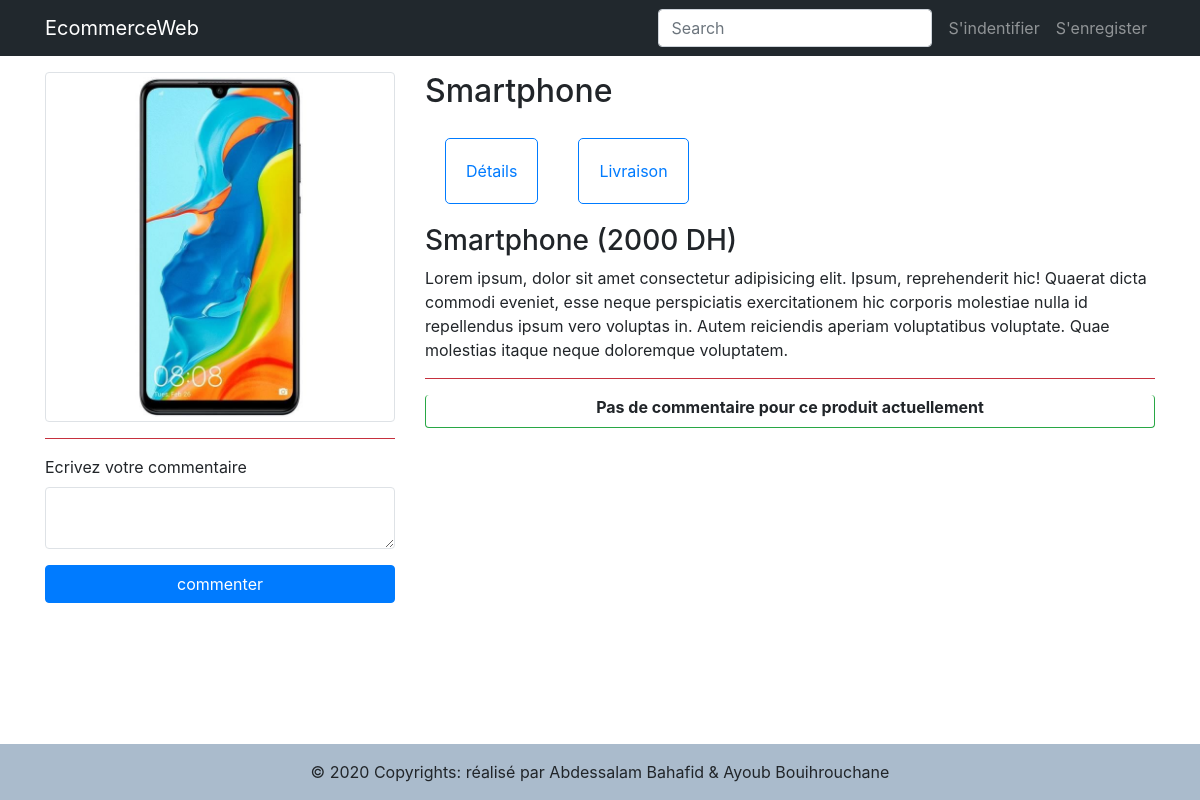
/produit?p=2, run on the app's committed database.
### tables this page shows
CREATE TABLE `produits` (
  `id` int(11) NOT NULL,
  `title` varchar(40) NOT NULL,
  `prix` int(5) NOT NULL,
  `image` varchar(50) NOT NULL
);

### inc/db.php (called while the page is built, shortened)
<?php
class db extends PDO{
    public function returnData($query,$type=null){
        if($type=='one')
            return $this->query($query)->fetch(PDO::FETCH_ASSOC);
        else if($type=='many'){
            $rows=[];
            return $rows;
        }
        return 'Specifier le type';
    }
}

### produit.php (the view, shortened to what this page needs)
<?php
require_once('inc/header.php');
require_once('inc/nav.php');
if(isset($_GET['p']) && is_numeric($_GET['p'])){
  $db=new db;
  $arr=$db->returnData("select * from produits where id=".$_GET['p'],'one');
}else
  header('Location: index');
?>
<div class="container content mt-3">
	<div class="row">
		<div class="col-md-4 col-sm-12">
				<img class="img-thumbnail" src="<?=$arr['image']?>">
        <hr class="bg-danger">
        <form method=post>
          <div class="form-group">
            <label>Ecrivez votre commentaire</label>
            <textarea type="text" name="comment" class="form-control border boder-primary"></textarea>
          </div>
          <input type=submit name="addComment" value=commenter class="btn btn-primary btn-block">
        </form>
		</div>
		<div class="col-md-8 col-sm-12">
				<h2><?=$arr['title']?></h2>
        <ul class="nav nav-pills">
            <li><a data-toggle="pill" href="#home" class="active">Détails</a></li>
            <li><a data-toggle="pill" href="#menu1" class="">Livraison</a></li>
        </ul>
        <div class="tab-content">
          <div id="home" class="tab-pane fade in active show">
            <h3><?=$arr['title']." (".$arr['prix']." DH)"?></h3>
            <p>Lorem ipsum, dolor sit amet consectetur adipisicing elit. Ipsum, reprehenderit hic! Quaerat dicta commodi eveniet, esse neque perspiciatis exercitationem hic corporis molestiae nulla id repellendus ipsum vero voluptas in. Autem reiciendis aperiam voluptatibus voluptate. Quae molestias itaque neque doloremque voluptatem.</p>
          </div>
        </div>
				<hr class="bg-danger">
        <?php
          $comments=$db->returnData("select * from commentaires where product_id=".$_GET['p']." order by posted_at desc limit 10",'many');
          if(empty($comments)){
        ?>
        <div class="text-center pb-2 rounded font-weight-bold border border-top-0 border-success">Pas de commentaire pour ce produit actuellement</div>
        <?php }else{ ?>
          <?php foreach($comments as $com){ ?>
            <div class="border-top border-primary pb-4">
              <span class="h6"><?=$com['content'];?></span>
              <span class="small text-muted justify-content-end"><?=$com['posted_at'];?></span>
            </div>
          <?php }} ?>
        </div>
		</div>
	</div>
<?php require_once('inc/footer.php') ?>

### css/style.css (style rules this page uses)
.content { min-height: calc(100vh - 128px) !important; }
body { position: relative; min-height: 100vh; }
.nav-pills li { border: 1px solid #007bff; margin: 20px; padding: 20px; border-radius: 5px; }

### data on the page
produits: image (picture), title "Smartphone", prix "2000"
